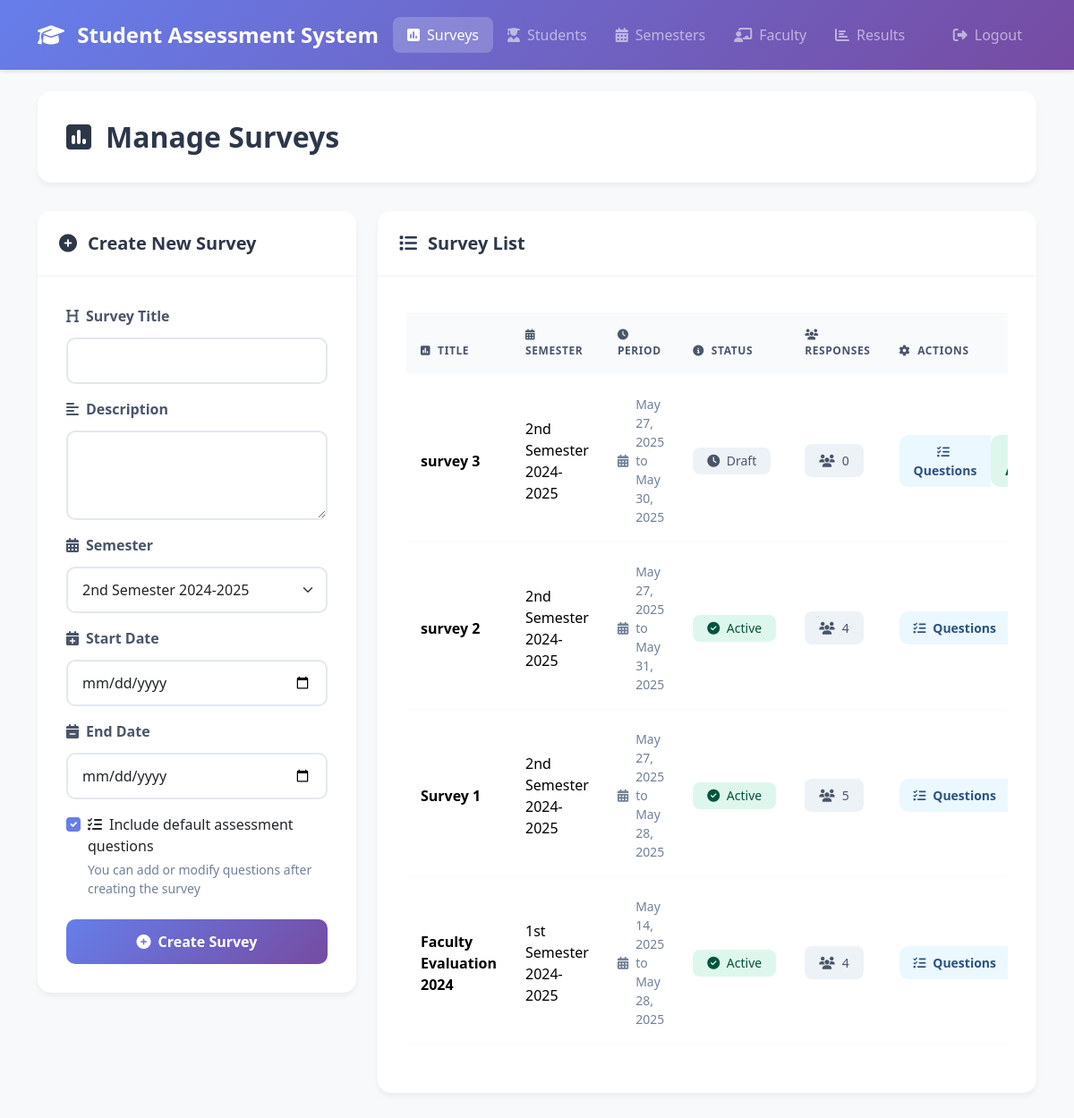
/admin/surveys.php (signed in), run on the app's committed database.
### tables this page shows
CREATE TABLE `surveys` (
  `id` int(11) NOT NULL,
  `title` varchar(255) NOT NULL,
  `description` text DEFAULT NULL,
  `semester_id` int(11) DEFAULT NULL,
  `start_date` date NOT NULL,
  `end_date` date NOT NULL,
  `status` enum('draft','active','closed') DEFAULT 'draft',
  `created_at` timestamp NOT NULL DEFAULT current_timestamp()
);

CREATE TABLE `semesters` (
  `id` int(11) NOT NULL,
  `name` varchar(50) NOT NULL,
  `start_date` date NOT NULL,
  `end_date` date NOT NULL,
  `is_active` tinyint(1) DEFAULT 0,
  `created_at` timestamp NOT NULL DEFAULT current_timestamp()
);

### config/database.php (called while the page is built, shortened)
<?php
function clean($data) {
    return htmlspecialchars($data, ENT_QUOTES, 'UTF-8');
}
?>

### admin/surveys.php (the view, shortened to what this page needs)
<?php
require_once '../config/database.php';
$result = $conn->query("SELECT * FROM semesters ORDER BY start_date DESC");
$semesters = $result->fetch_all(MYSQLI_ASSOC);
$query = "SELECT s.*, sem.name as semester_name,
          (SELECT COUNT(*) FROM responses r WHERE r.survey_id = s.id) as response_count
          FROM surveys s
          LEFT JOIN semesters sem ON s.semester_id = sem.id
          ORDER BY s.created_at DESC";
$result = $conn->query($query);
$surveys = $result->fetch_all(MYSQLI_ASSOC);
?>
<!DOCTYPE html>
<html lang="en">
<head>
    <link href="https://cdn.jsdelivr.net/npm/bootstrap@5.3.2/dist/css/bootstrap.min.css" rel="stylesheet">
    <link href="https://cdnjs.cloudflare.com/ajax/libs/font-awesome/6.4.2/css/all.min.css" rel="stylesheet">
</head>
<body>
    <nav class="navbar navbar-expand-lg navbar-dark">
        <div class="container">
            <a class="navbar-brand" href="../index.php">
                <i class="fas fa-graduation-cap me-2"></i>
                Student Assessment System
            </a>
            <div class="collapse navbar-collapse" id="navbarNav">
                <ul class="navbar-nav">
                    <li class="nav-item">
                        <a class="nav-link active" href="surveys.php">
                            <i class="fas fa-poll me-2"></i>Surveys
                        </a>
                    </li>
                    <li class="nav-item">
                        <a class="nav-link" href="students.php">
                            <i class="fas fa-user-graduate me-2"></i>Students
                        </a>
                    </li>
                    <li class="nav-item">
                        <a class="nav-link" href="semesters.php">
                            <i class="fas fa-calendar-alt me-2"></i>Semesters
                        </a>
                    </li>
                    <li class="nav-item">
                        <a class="nav-link" href="faculty.php">
                            <i class="fas fa-chalkboard-teacher me-2"></i>Faculty
                        </a>
                    </li>
                    <li class="nav-item">
                        <a class="nav-link" href="results.php">
                            <i class="fas fa-chart-bar me-2"></i>Results
                        </a>
                    </li>
                </ul>
                <ul class="navbar-nav ms-auto">
                    <li class="nav-item">
                        <a class="nav-link" href="../logout.php">
                            <i class="fas fa-sign-out-alt me-2"></i>Logout
                        </a>
                    </li>
                </ul>
            </div>
        </div>
    </nav>
    <div class="container py-4">
        <div class="page-header">
            <h2 class="page-title">
                <i class="fas fa-poll"></i>
                Manage Surveys
            </h2>
        </div>
        <div class="row">
            <div class="col-md-4">
                <div class="card">
                    <div class="card-header">
                        <h5 class="card-title">
                            <i class="fas fa-plus-circle"></i>
                            Create New Survey
                        </h5>
                    </div>
                    <div class="card-body">
                        <form method="POST" action="">
                            <div class="mb-3">
                                <label for="title" class="form-label">
                                    <i class="fas fa-heading me-2"></i>Survey Title
                                </label>
                                <input type="text" class="form-control" id="title" name="title" required>
                            </div>
                            <div class="mb-3">
                                <label for="description" class="form-label">
                                    <i class="fas fa-align-left me-2"></i>Description
                                </label>
                                <textarea class="form-control" id="description" name="description" rows="3"></textarea>
                            </div>
                            <div class="mb-3">
                                <label for="semester_id" class="form-label">
                                    <i class="fas fa-calendar-alt me-2"></i>Semester
                                </label>
                                <select class="form-select" id="semester_id" name="semester_id" required>
                                    <?php foreach ($semesters as $semester): ?>
                                        <option value="<?php echo $semester['id']; ?>"
                                                <?php echo $semester['is_active'] ? 'selected' : ''; ?>>
                                            <?php echo clean($semester['name']); ?>
                                        </option>
                                    <?php endforeach; ?>
                                </select>
                            </div>
                            <div class="mb-3">
                                <label for="start_date" class="form-label">
                                    <i class="fas fa-calendar-plus me-2"></i>Start Date
                                </label>
                                <input type="date" class="form-control" id="start_date" name="start_date" required>
                            </div>
                            <div class="mb-3">
                                <label for="end_date" class="form-label">
                                    <i class="fas fa-calendar-minus me-2"></i>End Date
                                </label>
                                <input type="date" class="form-control" id="end_date" name="end_date" required>
                            </div>
                            <div class="mb-4">
                                <div class="form-check">
                                    <input class="form-check-input" type="checkbox" id="use_default" name="use_default" value="1" checked>
                                    <label class="form-check-label" for="use_default">
                                        <i class="fas fa-tasks me-2"></i>Include default assessment questions
                                    </label>
                                    <div class="form-text">You can add or modify questions after creating the survey</div>
                                </div>
                            </div>
                            <button type="submit" class="btn btn-primary w-100">
                                <i class="fas fa-plus-circle me-2"></i>Create Survey
                            </button>
                        </form>
                    </div>
                </div>
            </div>
            <div class="col-md-8">
                <div class="card">
                    <div class="card-header">
                        <h5 class="card-title">
                            <i class="fas fa-list"></i>
                            Survey List
                        </h5>
                    </div>
                    <div class="card-body">
                        <div class="table-responsive">
                            <table class="table">
                                <thead>
                                    <tr>
                                        <th>
                                            <i class="fas fa-poll me-2"></i>Title
                                        </th>
                                        <th>
                                            <i class="fas fa-calendar-alt me-2"></i>Semester
                                        </th>
                                        <th>
                                            <i class="fas fa-clock me-2"></i>Period
                                        </th>
                                        <th>
                                            <i class="fas fa-info-circle me-2"></i>Status
                                        </th>
                                        <th>
                                            <i class="fas fa-users me-2"></i>Responses
                                        </th>
                                        <th>
                                            <i class="fas fa-cog me-2"></i>Actions
                                        </th>
                                    </tr>
                                </thead>
                                <tbody>
                                    <?php foreach ($surveys as $survey): ?>
                                        <tr>
                                            <td>
                                                <strong><?php echo clean($survey['title']); ?></strong>
                                            </td>
                                            <td><?php echo clean($survey['semester_name']); ?></td>
                                            <td>
                                                <div class="survey-period">
                                                    <i class="fas fa-calendar-alt"></i>
                                                    <span>
                                                        <?php echo date('M j, Y', strtotime($survey['start_date'])); ?> to
                                                        <?php echo date('M j, Y', strtotime($survey['end_date'])); ?>
                                                    </span>
                                                </div>
                                            </td>
                                            <td>
                                                <?php
                                                $status_class = 'secondary';
                                                $status_icon = 'clock';
                                                if ($survey['status'] === 'active') {
                                                    $status_class = 'success';
                                                    $status_icon = 'check-circle';
                                                } elseif ($survey['status'] === 'closed') {
                                                    $status_class = 'danger';
                                                    $status_icon = 'times-circle';
                                                }
                                                ?>
                                                <span class="badge bg-<?php echo $status_class; ?>">
                                                    <i class="fas fa-<?php echo $status_icon; ?> me-1"></i>
                                                    <?php echo ucfirst($survey['status']); ?>
                                                </span>
                                            </td>
                                            <td>
                                                <div class="survey-responses">
                                                    <i class="fas fa-users"></i>
                                                    <?php echo $survey['response_count']; ?>
                                                </div>
                                            </td>
                                            <td>
                                                <div class="btn-group">
                                                    <a href="survey_questions.php?id=<?php echo $survey['id']; ?>"
                                                       class="btn btn-info">
                                                        <i class="fas fa-list-check me-1"></i> Questions
                                                    </a>
                                                    <?php if ($survey['status'] === 'draft'): ?>
                                                        <form method="POST" action="" style="display: inline;">
                                                            <button type="submit" class="btn btn-success">
                                                            </button>
                                                        </form>
                                                    <?php endif; ?>
                                                </div>
                                            </td>
                                        </tr>
                                    <?php endforeach; ?>
                                </tbody>
                            </table>
                        </div>
                    </div>
                </div>
            </div>
        </div>
    </div>
</body>
</html>

### admin/surveys.php (style rules this page uses)
:root { --primary-gradient: linear-gradient(135deg, #667eea 0%, #764ba2 100%); --hover-gradient: linear-gradient(135deg, #764ba2 0%, #667eea 100%); }
body { background: #f8f9fa; min-height: 100vh; }
.navbar { background: var(--primary-gradient) !important; padding: 1rem; box-shadow: 0 2px 4px rgba(0,0,0,0.1); }
.navbar-brand { font-weight: 700; font-size: 1.5rem; }
.nav-link { font-weight: 500; padding: 0.5rem 1rem !important; border-radius: 8px; transition: all 0.3s ease; }
.nav-link.active { background: rgba(255,255,255,0.2); }
.page-header { background: white; border-radius: 15px; padding: 2rem; margin-bottom: 2rem; box-shadow: 0 4px 6px rgba(0,0,0,0.05); }
.page-title { color: #2d3748; font-weight: 700; margin: 0; display: flex; align-items: center; gap: 1rem; }
.card { border: none; border-radius: 15px; box-shadow: 0 4px 6px rgba(0,0,0,0.05); overflow: hidden; margin-bottom: 2rem; transition: all 0.3s ease; }
.card-header { background: white; border-bottom: 1px solid rgba(0,0,0,0.05); padding: 1.5rem; }
.card-title { color: #2d3748; font-weight: 700; margin: 0; display: flex; align-items: center; gap: 0.75rem; }
.card-body { padding: 2rem; }
.form-label { color: #4a5568; font-weight: 600; margin-bottom: 0.75rem; }
.form-control, .form-select { border: 2px solid #e2e8f0; border-radius: 10px; padding: 0.75rem 1rem; font-size: 1rem; transition: all 0.3s ease; }
.form-check-input { border: 2px solid #e2e8f0; }
.form-check-input:checked { background-color: #667eea; border-color: #667eea; }
.form-text { color: #718096; font-size: 0.875rem; }
.btn { font-weight: 600; padding: 0.8rem 1.5rem; border-radius: 10px; transition: all 0.3s ease; }
.btn-primary { background: var(--primary-gradient); border: none; color: white; }
.btn-group .btn { padding: 0.5rem 1rem; font-size: 0.875rem; }
.btn-info { background: #ebf8ff; border: none; color: #2c5282; }
.btn-success { background: #def7ec; border: none; color: #03543f; }
.table { border-collapse: separate; border-spacing: 0 0.5rem; }
.table thead th { background: #f8fafc; border: none; color: #4a5568; font-weight: 600; padding: 1rem; text-transform: uppercase; font-size: 0.75rem; letter-spacing: 0.05em; }
.table tbody tr { background: white; box-shadow: 0 2px 4px rgba(0,0,0,0.02); transition: all 0.3s ease; }
.table tbody td { border: none; padding: 1rem; vertical-align: middle; }
.badge { padding: 0.5rem 1rem; border-radius: 8px; font-weight: 500; font-size: 0.875rem; }
.badge.bg-success { background: #def7ec !important; color: #03543f; }
.badge.bg-secondary { background: #edf2f7 !important; color: #4a5568; }
.survey-period { display: flex; align-items: center; gap: 0.5rem; color: #718096; font-size: 0.875rem; }
.survey-responses { display: inline-flex; align-items: center; gap: 0.5rem; background: #edf2f7; color: #4a5568; padding: 0.5rem 1rem; border-radius: 8px; font-size: 0.875rem; }

### data on the page
surveys: title "survey 3", semester.name "2nd Semester 2024-2025", start_date "May 27, 2025", end_date "May 30, 2025", status "Draft", response_count "0"
surveys: title "survey 2", semester.name "2nd Semester 2024-2025", start_date "May 27, 2025", end_date "May 31, 2025", status "Active", response_count "4"
surveys: title "Survey 1", semester.name "2nd Semester 2024-2025", start_date "May 27, 2025", end_date "May 28, 2025", status "Active", response_count "5"
surveys: title "Faculty Evaluation 2024", semester.name "1st Semester 2024-2025", start_date "May 14, 2025", end_date "May 28, 2025", status "Active", response_count "4"

### other printed values
form field semester_id "2nd Semester 2024-2025"
